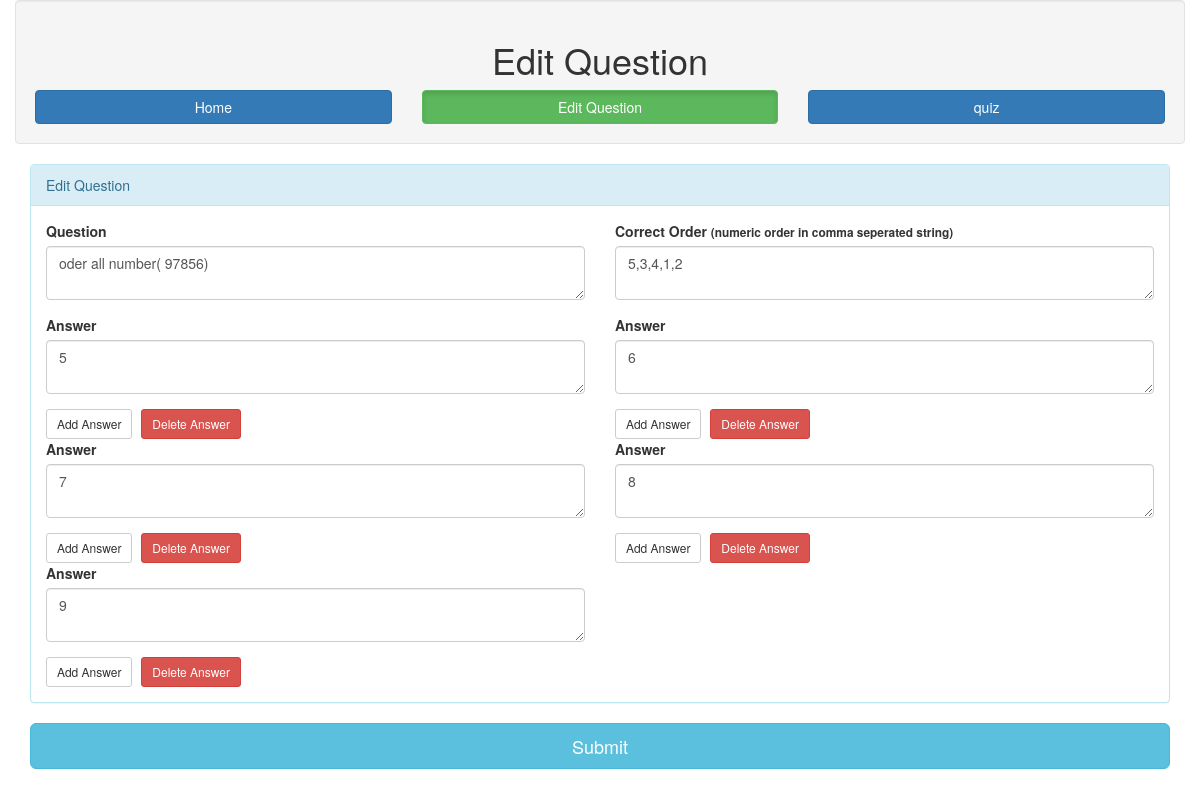
/edit_ques.php?ques=2, run on the app's committed database.
### tables this page shows
CREATE TABLE IF NOT EXISTS `master_questions` (
  `ques_id` int(11) NOT NULL AUTO_INCREMENT,
  `ques_desc` text NOT NULL,
  `ans` text NOT NULL,
  `correct_order` varchar(100) NOT NULL,
  `date_added` timestamp NOT NULL DEFAULT CURRENT_TIMESTAMP ON UPDATE CURRENT_TIMESTAMP,
  `ques_status` int(11) NOT NULL DEFAULT '1',
  PRIMARY KEY (`ques_id`)
);

### edit_ques.php (the view, shortened to what this page needs)
<?php
include('pages/connection.php');
$ques_id = $_GET['ques'];
$query = "select * from master_questions where ques_id = '$ques_id'";
$result = mysqli_query($con, $query);;
$row = mysqli_fetch_array($result);
?>
<!DOCTYPE HTML>
<html>
<head>
    <link href="css/style.css" rel="stylesheet">
    <link href="css/font-awesome.css" rel="stylesheet">
    <link href="css/bootstrap.min.css" rel="stylesheet">
</head>
<body>
<div class="container-fluid">
    <div class="well">
        <h1 class="text-center">Edit Question</h1>
        <div class="row text-center">
            <div class='col-xs-4'>
                <a href="index.php" class="btn btn-primary btn-block">Home</a>
            </div>
            <div class='col-xs-4'>
                <a href="edit_ques.php?ques=<?php echo $ques_id ?>" class="btn btn-primary btn-block active">Edit
                    Question</a>
            </div>
            <div class='col-xs-4'>
                <a href="answers.php" class="btn btn-primary btn-block">quiz</a>
            </div>
        </div>
    </div>
    <form method="post" action="pages/update_question.php">
        <div class="add_ques">
            <div class="col-md-12">
                <div class="panel panel-info">
                    <div class="panel-heading">Edit Question</div>
                    <div class="panel-body">
                        <div class="row">
                            <div class="col-md-6">
                                <div class="form-group">
                                    <label>Question</label>
                                    <textarea class="form-control" name="ques"
                                              required><?php echo $row['ques_desc'] ?></textarea>
                                </div>
                            </div>
                            <div class="col-md-6">
                                <div class="form-group">
                                    <label>Correct Order
                                        <small>(numeric order in comma seperated string)</small>
                                    </label>
                                    <textarea class="form-control" name="correct_order"
                                              required><?php echo $row['correct_order'] ?></textarea>
                                </div>
                            </div>
                        </div>
                        <div class="row">
                            <?php
                            $answers = explode(',', $row['ans'], -1);
                            foreach ($answers as $ans) {
                                echo "<div class='div-ans col-md-6'>
                                          <div class='form-group'>
                                                <label>Answer </label>
                                                <textarea class='form-control' name='ans1[]' required>" . $ans . "</textarea>
                                          </div>
                                          <button type='button'class='add-ans btn btn-sm btn-default'>Add Answer</button>
                                          <button style='margin-left:5px' type='button' class='ans-remove btn btn-sm btn-danger'>Delete Answer</button>
                                       </div>";
                            }
                            ?>
                        </div>
                    </div>
                </div>
            </div>
            <div class="col-md-12">
                <button type="submit" class="btn btn-info btn-lg btn-block">Submit</button>
            </div>
    </form>
</div>
</body>
</html>

### css/style.css (style rules this page uses)
body { font-family: arial; background: rgb(242, 244, 246); -webkit-user-select: none; -moz-user-select: none; -ms-user-select: none; user-select: none; }
.btn.btn-primary.active, .btn.btn-primary:active { color: #fff; background-color: #5cb85c; border-color: #5cb85c; outline: none; }

### data on the page
master_questions: ques "oder all number( 97856)", correct_order "5,3,4,1,2", ans "5", ans "6", ans "7", ans "8", ans "9"
